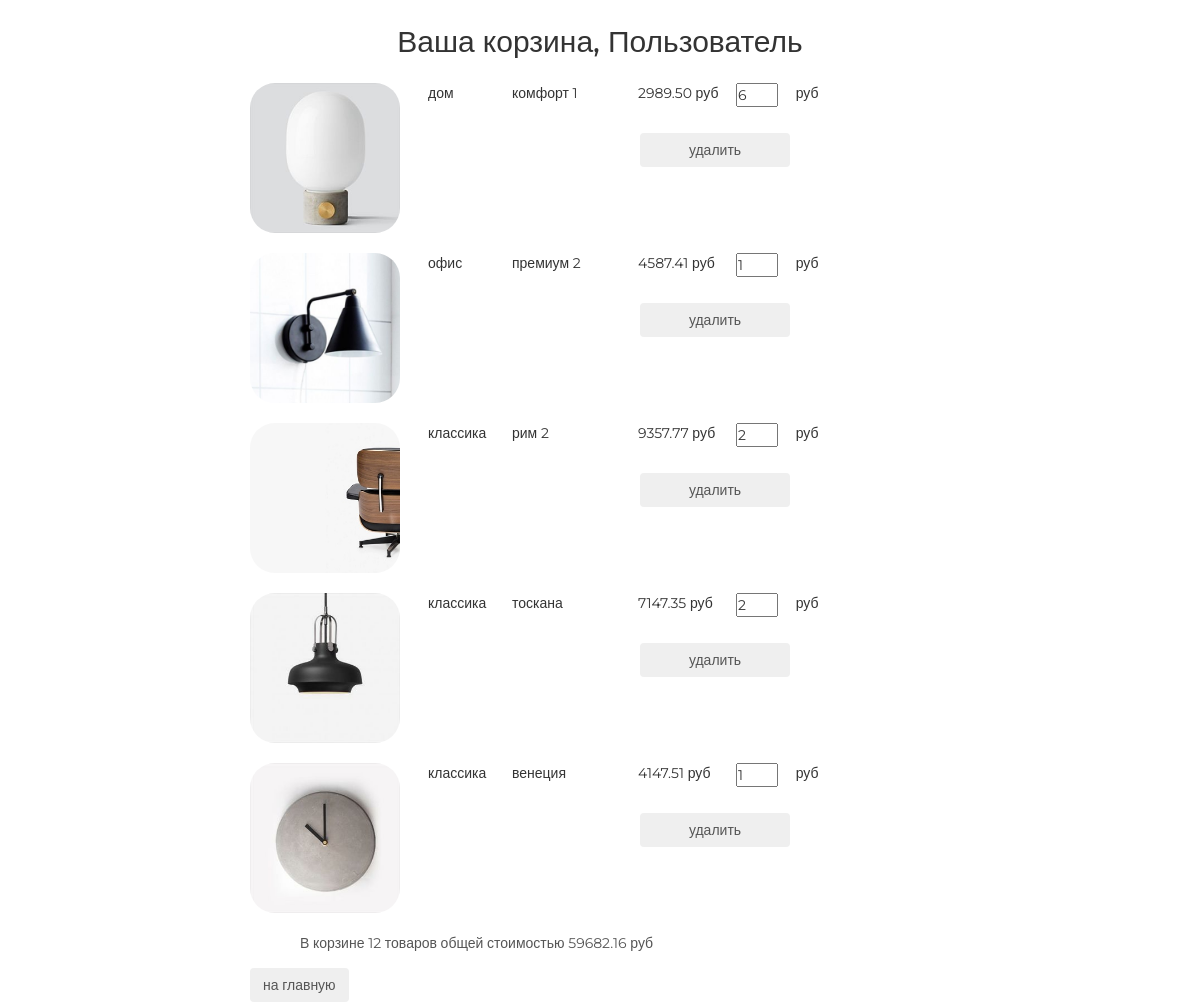
Page /basket/ (signed in) on the earlier database version.
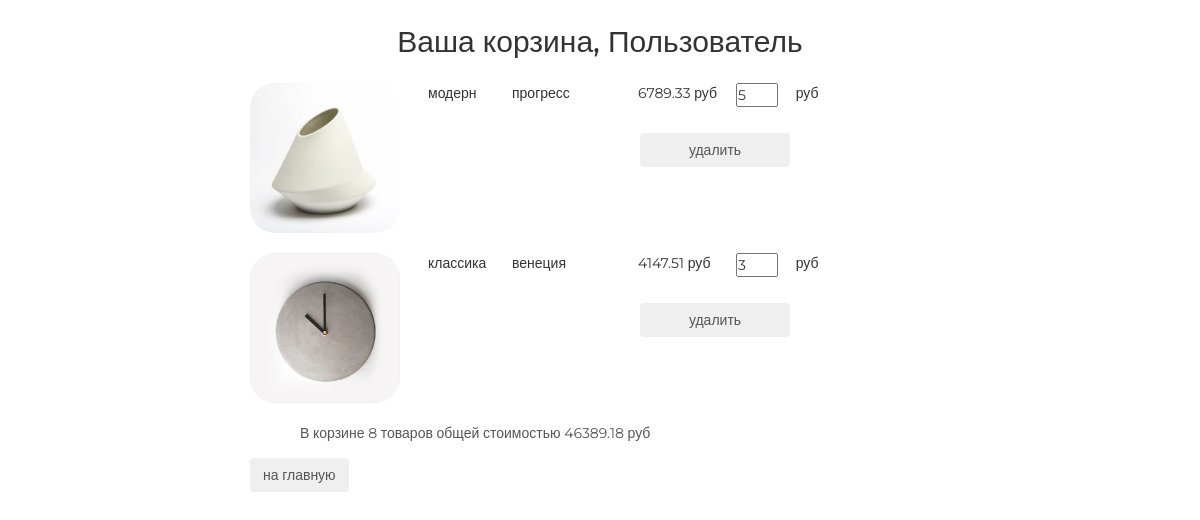
Same page on the later database version.
### basketapp/models.py (models this page shows, shortened)
class Basket(models.Model):
    user = models.ForeignKey(settings.AUTH_USER_MODEL, on_delete=models.CASCADE)
    product = models.ForeignKey(Product, on_delete=models.CASCADE)
    quantity = models.PositiveIntegerField(verbose_name='количество', default=0)
    add_datetime = models.DateTimeField(verbose_name='время добавления', auto_now_add=True)
    def _get_product_cost(self):
        return self.product.price * self.quantity
    product_cost = property(_get_product_cost)
    def _get_total_quantity(self):
        _items = Basket.objects.filter(user=self.user)
        _totalquantity = sum(list(map(lambda x: x.quantity, _items)))
        return _totalquantity
    total_quantity = property(_get_total_quantity)
    def _get_total_cost(self):
        _items = Basket.objects.filter(user=self.user)
        _totalcost = sum(list(map(lambda x: x.product_cost, _items)))
        return _totalcost
    total_cost = property(_get_total_cost)

### mainapp/models.py (models this page shows, shortened)
class Product(models.Model):
    category = models.ForeignKey(ProductCategory, on_delete=models.CASCADE)
    name = models.CharField(verbose_name='имя продукта', max_length=128)
    image = models.ImageField(upload_to='products_images', blank=True)
    short_desc = models.CharField(verbose_name='краткое описание продукта', max_length=60, blank=True)
    description = models.TextField(verbose_name='описание продукта', blank=True)
    price = models.DecimalField(verbose_name='цена продукта', max_digits=8, decimal_places=2, default=0)
    quantity = models.PositiveIntegerField(verbose_name='количество на складе', default=0)
    is_active = models.BooleanField(verbose_name='категория активна', default=True)

class ProductCategory(models.Model):
    name = models.CharField(verbose_name='название категории', max_length=64, unique=True)
    description = models.TextField(verbose_name='описание категории', blank=True)
    is_active = models.BooleanField(verbose_name='категория активна', default=True)

### authapp/models.py (models this page shows, shortened)
class ShopUser(AbstractUser):
    avatar = models.ImageField(upload_to='users_avatars', blank=True)
    age = models.PositiveIntegerField(verbose_name='возраст', default=18)
    activation_key = models.CharField(max_length=128, blank=True)
    activation_key_created = models.DateTimeField(auto_now_add=True, blank=True, null=True)

### basketapp/views.py (the view)
# urls.py: re_path(r'^basket/', include('basketapp.urls', namespace='basket')),
@login_required
def basket(request):
    title = 'корзина'
    basket_items = Basket.objects.filter(user=request.user).order_by('product__category')
    content = {
        'title': title,
        'basket_items': basket_items,
    }
    return render(request, 'basketapp/basket.html', content)

### adminapp/templatetags/my_tags.py (called while the page is built)
def media_folder_products(string):
    if not string:
        string = 'products_images/default.jpg'
    new_string = "{}{}".format(URL_PREFIX, string)
    return new_string

### mainapp/context_processors.py (called while the page is built)
def basket(request):
    basket_list = []
    if request.user.is_authenticated:
        basket_list = Basket.objects.filter(user=request.user)
    return {
        'basket': basket_list
    }

### basketapp/templates/basketapp/basket.html
{% extends 'basketapp/base.html' %}
{% load static %}
{% block content %}
    <div class="basket_list">
        {% include 'basketapp/includes/inc_basket_list.html' %}
    </div>
    <button class="btn btn-round">
        <a href="{% url 'main' %}">
            на главную
        </a>
    </button>
{% endblock %}

### basketapp/templates/basketapp/includes/inc_basket_list.html
{% load my_tags %}
{% for item in basket_items %}
    <div class="basket_record">
        <img src="{{ item.product.image|media_folder_products }}" alt="{{ item.product.short_desc }}">
        <span class="category_name">{{ item.product.category.name }}</span>
        <span class="product_name">{{ item.product.name }}</span>
        <span class="product_price">{{ item.product.price }}&nbspруб</span>
        <input type="number" name="{{ item.pk }}" min="0" value="{{ item.quantity }}">
        <span class="product_cost">{{ item.cost }}&nbspруб</span>
        <button class="btn btn-round">
            <a href="{% url 'basket:remove' item.pk %}" class="">
                удалить
            </a>
        </button>
    </div>
{% endfor %}
{% if basket_items %}
    <div class="basket_summary">
        В корзине {{ basket_items.0.total_quantity }} товаров общей стоимостью
        {{ basket_items.0.total_cost }} руб
    </div>
{% endif %}

Differences in the rows shown:
removed Basket: product.image|media_folder_products (picture), product.category.name "дом", product.name "комфорт 1", product.price "2989.50", pk "6", user+quantity "12", user+product+quantity "59682.16"
removed Basket: product.image|media_folder_products (picture), product.category.name "офис", product.name "премиум 2", product.price "4587.41", quantity "1"
removed Basket: product.image|media_folder_products (picture), product.category.name "классика", product.name "рим 2", product.price "9357.77", quantity "2"
removed Basket: product.image|media_folder_products (picture), product.category.name "классика", product.name "тоскана", product.price "7147.35", quantity "2"
removed Basket: product.image|media_folder_products (picture), product.category.name "классика", product.name "венеция", product.price "4147.51", quantity "1"
added Basket: product.image|media_folder_products (picture), product.category.name "модерн", product.name "прогресс", product.price "6789.33", quantity "5", user+quantity "8", user+product+quantity "46389.18"
added Basket: product.image|media_folder_products (picture), product.category.name "классика", product.name "венеция", product.price "4147.51", quantity "3"
